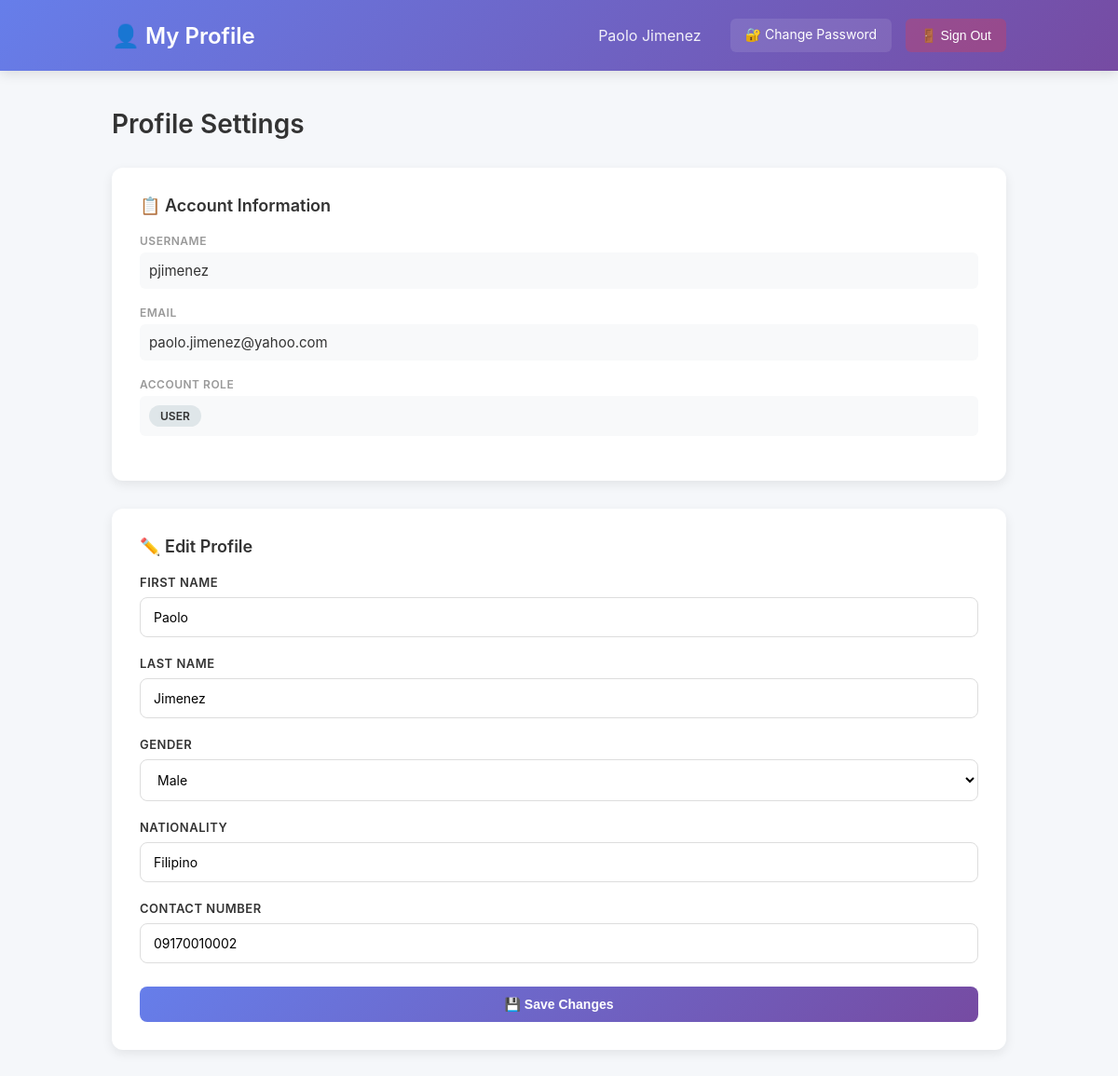
/profile.php (signed in), run on the app's committed database.
### tables this page shows
CREATE TABLE `users` (
  `id` int(11) NOT NULL,
  `username` varchar(50) NOT NULL,
  `email` varchar(120) NOT NULL,
  `password_hash` varchar(255) NOT NULL,
  `role` enum('admin','user') NOT NULL DEFAULT 'user',
  `firstname` varchar(60) NOT NULL,
  `lastname` varchar(60) NOT NULL,
  `gender` enum('male','female','other') DEFAULT 'other',
  `nationality` varchar(80) DEFAULT NULL,
  `contact_number` varchar(30) DEFAULT NULL,
  `created_at` timestamp NOT NULL DEFAULT current_timestamp()
);

### public/profile.php (the view, shortened to what this page needs)
<?php
require "../components/pdo.php";
$id = $_SESSION["user_id"];
$stmt = $pdo->prepare(
    "SELECT * FROM users WHERE id=?"
);
$stmt->execute([$id]);
$user = $stmt->fetch();
?>
<!DOCTYPE html>
<html lang="en">
<head>
</head>
<body>
    <header>
        <div class="header-content">
            <div class="header-title">👤 My Profile</div>
            <div class="header-nav">
                <span style="padding: 8px 16px; opacity: 0.9;"><?= htmlspecialchars($_SESSION['firstname'] . ' ' . $_SESSION['lastname']) ?></span>
                <a href="change_password.php">🔐 Change Password</a>
                <button onclick="confirmLogout()" class="logout-btn">🚪 Sign Out</button>
            </div>
        </div>
    </header>
    <div class="container">
        <h1 class="page-title">Profile Settings</h1>
        <div class="profile-grid">
            <div class="card">
                <div class="card-title">📋 Account Information</div>
                <div class="info-group">
                    <div class="info-label">Username</div>
                    <div class="info-value"><?= htmlspecialchars($user["username"]) ?></div>
                </div>
                <div class="info-group">
                    <div class="info-label">Email</div>
                    <div class="info-value"><?= htmlspecialchars($user["email"]) ?></div>
                </div>
                <div class="info-group">
                    <div class="info-label">Account Role</div>
                    <div class="info-value">
                        <span style="
                            display: inline-block;
                            padding: 4px 12px;
                            background-color: #dfe6e9;
                            border-radius: 20px;
                            font-weight: 600;
                            text-transform: uppercase;
                            font-size: 12px;
                        ">
                            <?= $user["role"] === 'admin' ? 'Administrator' : 'User' ?>
                        </span>
                    </div>
                </div>
            </div>
        </div>
        <div class="card" style="margin-top: 30px;">
            <div class="card-title">✏️ Edit Profile</div>
            <form method="POST">
                <div class="form-group">
                    <label for="firstname">First Name</label>
                    <input
                        id="firstname"
                        type="text"
                        name="firstname"
                        value="<?= htmlspecialchars($user["firstname"]) ?>"
                        required
                    >
                </div>
                <div class="form-group">
                    <label for="lastname">Last Name</label>
                    <input
                        id="lastname"
                        type="text"
                        name="lastname"
                        value="<?= htmlspecialchars($user["lastname"]) ?>"
                        required
                    >
                </div>
                <div class="form-group">
                    <label for="gender">Gender</label>
                    <select id="gender" name="gender">
                        <option value="male" <?= $user["gender"] === 'male' ? 'selected' : '' ?>>Male</option>
                    </select>
                </div>
                <div class="form-group">
                    <label for="nationality">Nationality</label>
                    <input
                        id="nationality"
                        type="text"
                        name="nationality"
                        value="<?= htmlspecialchars($user["nationality"] ?? '') ?>"
                        placeholder="Enter your nationality"
                    >
                </div>
                <div class="form-group">
                    <label for="contact_number">Contact Number</label>
                    <input
                        id="contact_number"
                        type="tel"
                        name="contact_number"
                        value="<?= htmlspecialchars($user["contact_number"] ?? '') ?>"
                        placeholder="Enter your contact number"
                    >
                </div>
                <div class="button-group">
                    <button type="submit" class="btn btn-primary" onclick="return confirmProfileEdit()">💾 Save Changes</button>
                </div>
            </form>
        </div>
    </div>
</body>
</html>

### public/profile.php (style rules this page uses)
* { margin: 0; padding: 0; box-sizing: border-box; }
body { font-family: -apple-system, BlinkMacSystemFont, 'Segoe UI', 'Helvetica Neue', sans-serif; background-color: #f5f7fa; color: #333; }
header { background: linear-gradient(135deg, #667eea 0%, #764ba2 100%); color: white; padding: 20px 0; box-shadow: 0 4px 12px rgba(0, 0, 0, 0.1); position: sticky; top: 0; z-index: 100; }
.header-content { max-width: 1000px; margin: 0 auto; padding: 0 20px; display: flex; justify-content: space-between; align-items: center; }
.header-title { font-size: 24px; font-weight: 600; }
.header-nav { display: flex; gap: 15px; }
.header-nav a { color: white; text-decoration: none; padding: 8px 16px; border-radius: 6px; font-size: 14px; transition: all 0.3s ease; background: rgba(255, 255, 255, 0.1); }
.logout-btn { color: white; text-decoration: none; padding: 8px 16px; border-radius: 6px; font-size: 14px; transition: all 0.3s ease; background: rgba(232, 57, 70, 0.3); cursor: pointer; border: none; }
.container { max-width: 1000px; margin: 0 auto; padding: 40px 20px; }
.page-title { font-size: 28px; font-weight: 600; margin-bottom: 30px; color: #333; }
.profile-grid { display: grid; grid-template-columns: 1fr; gap: 30px; }
.card { background: white; border-radius: 12px; padding: 30px; box-shadow: 0 4px 12px rgba(0, 0, 0, 0.08); }
.card-title { font-size: 18px; font-weight: 600; margin-bottom: 20px; color: #333; display: flex; align-items: center; gap: 10px; }
.info-group { margin-bottom: 18px; }
.info-label { font-size: 12px; color: #999; text-transform: uppercase; letter-spacing: 0.5px; font-weight: 600; margin-bottom: 5px; }
.info-value { font-size: 15px; color: #333; padding: 10px; background-color: #f8f9fa; border-radius: 6px; word-break: break-word; }
.form-group { margin-bottom: 20px; }
.form-group label { display: block; margin-bottom: 8px; font-size: 13px; color: #333; font-weight: 600; text-transform: uppercase; letter-spacing: 0.5px; }
.form-group input { width: 100%; padding: 12px 14px; border: 1.5px solid #ddd; border-radius: 8px; font-size: 14px; transition: all 0.3s ease; font-family: inherit; }
.form-group select { width: 100%; padding: 12px 14px; border: 1.5px solid #ddd; border-radius: 8px; font-size: 14px; transition: all 0.3s ease; font-family: inherit; background-color: white; cursor: pointer; }
.button-group { display: flex; gap: 10px; margin-top: 25px; }
.btn { padding: 11px 22px; border: none; border-radius: 8px; font-size: 14px; font-weight: 600; cursor: pointer; transition: all 0.3s ease; text-decoration: none; display: inline-block; }
.btn-primary { background: linear-gradient(135deg, #667eea 0%, #764ba2 100%); color: white; flex: 1; }

### data on the page
users: username "pjimenez", email "paolo.jimenez@yahoo.com", firstname "Paolo", lastname "Jimenez", gender "Male", nationality "Filipino", contact_number "09170010002"

### other printed values
$_SESSION['firstname'] . ' ' . $_SESSION['lastname'] "Paolo Jimenez"
